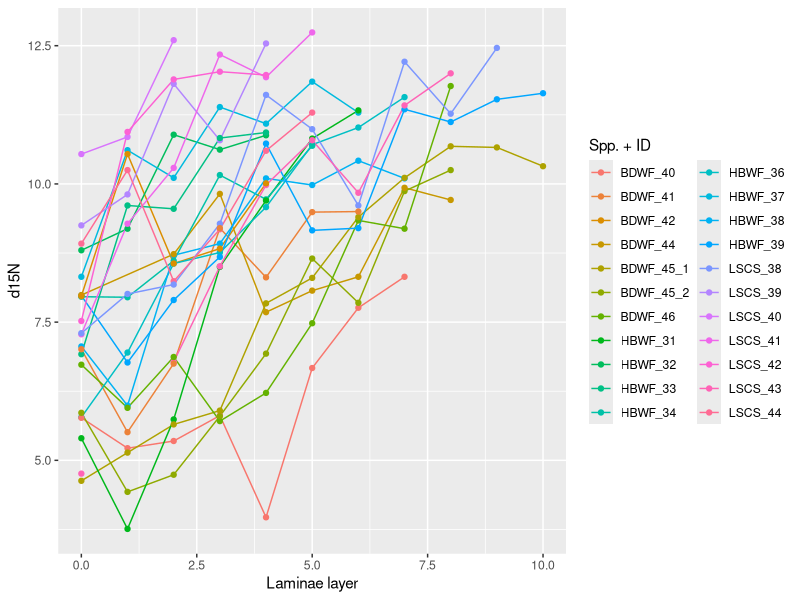
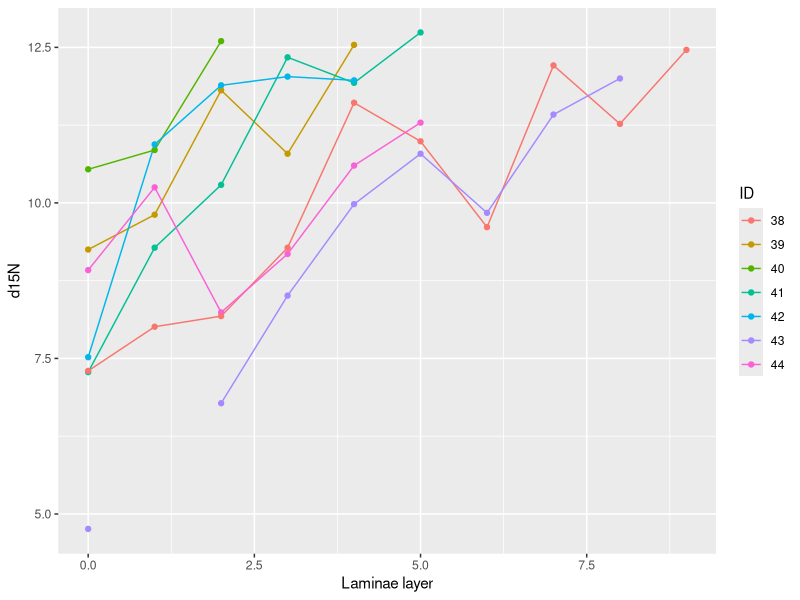
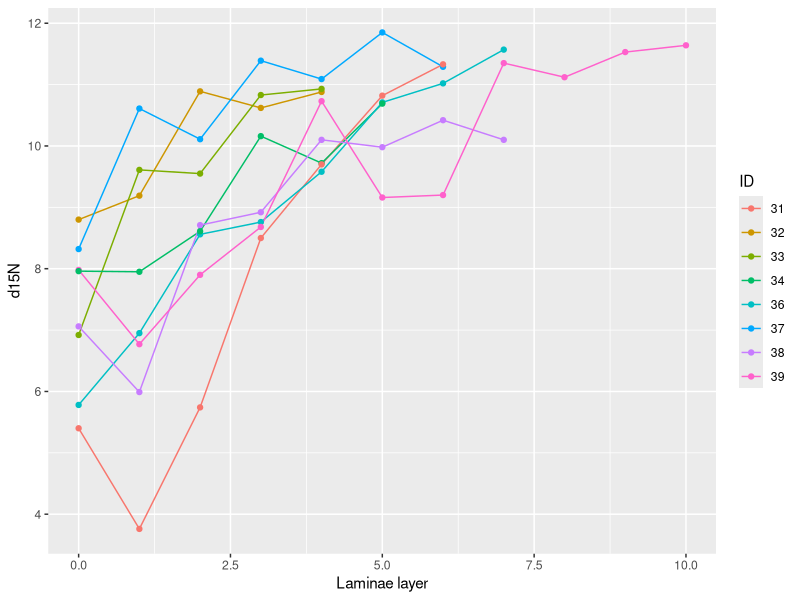
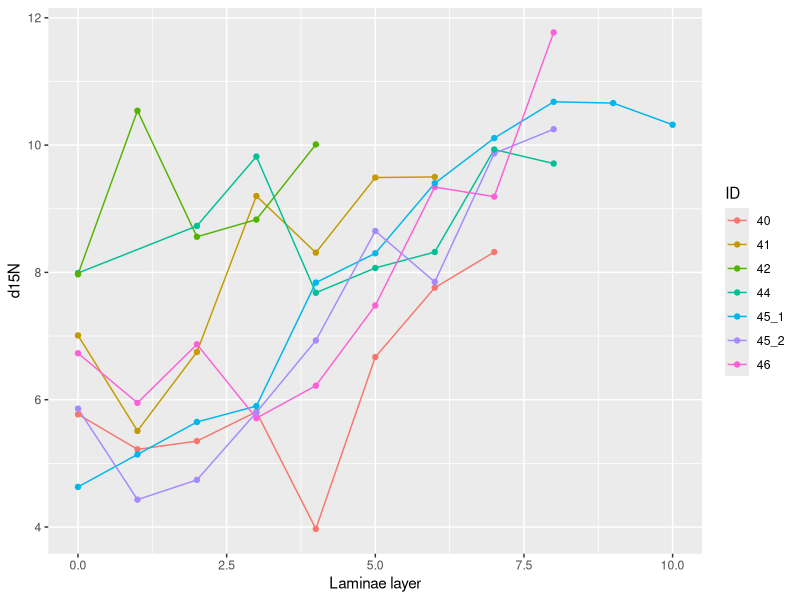
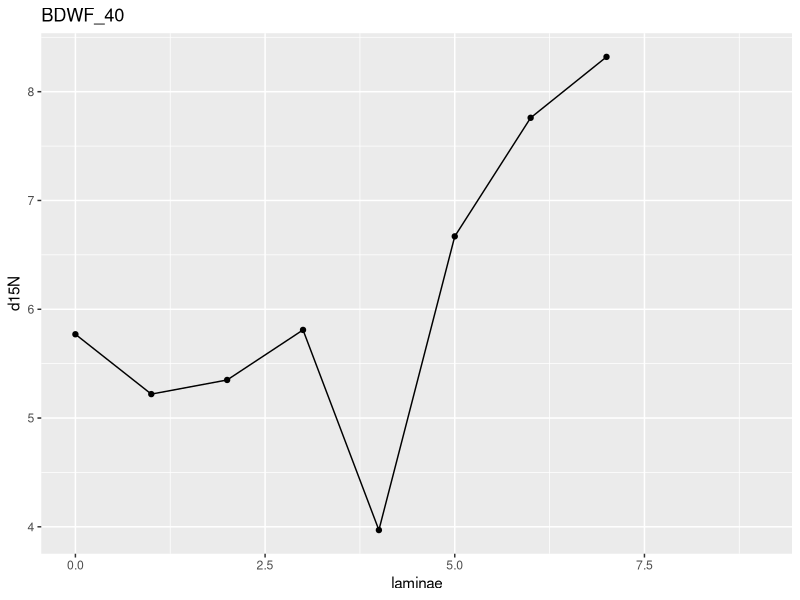
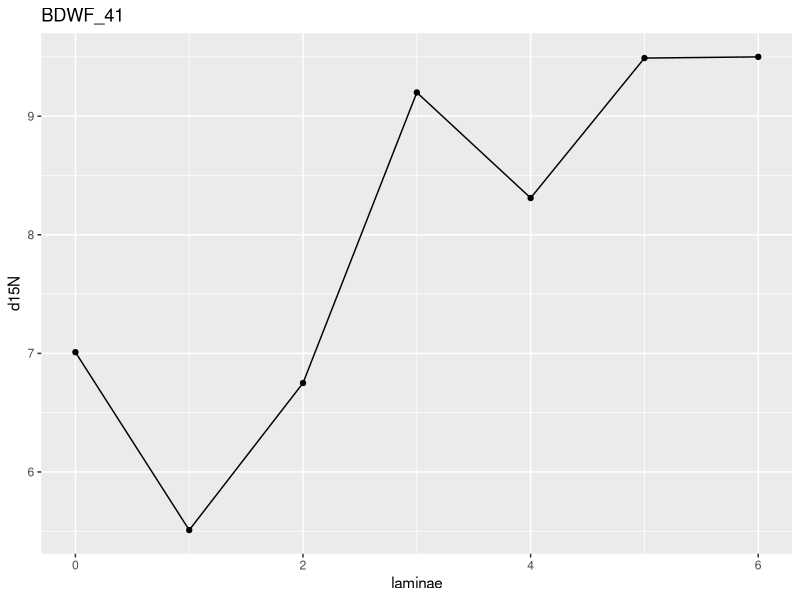
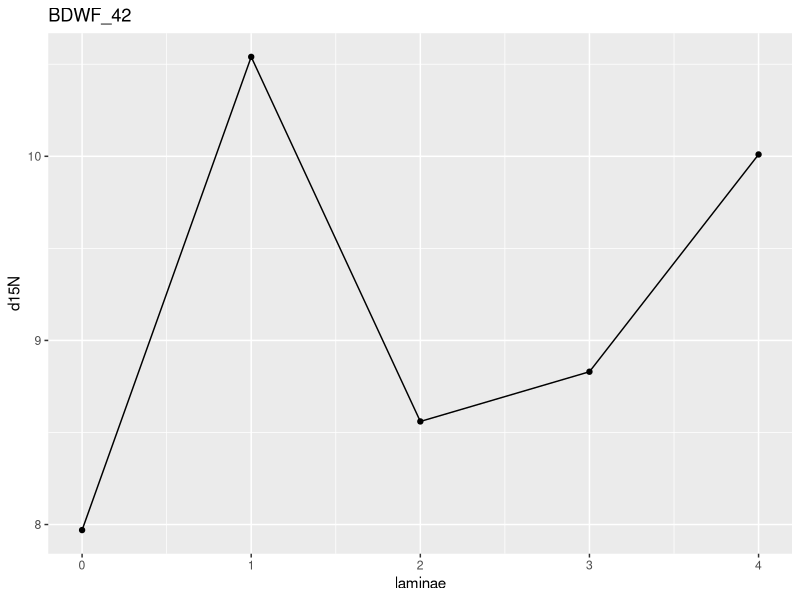
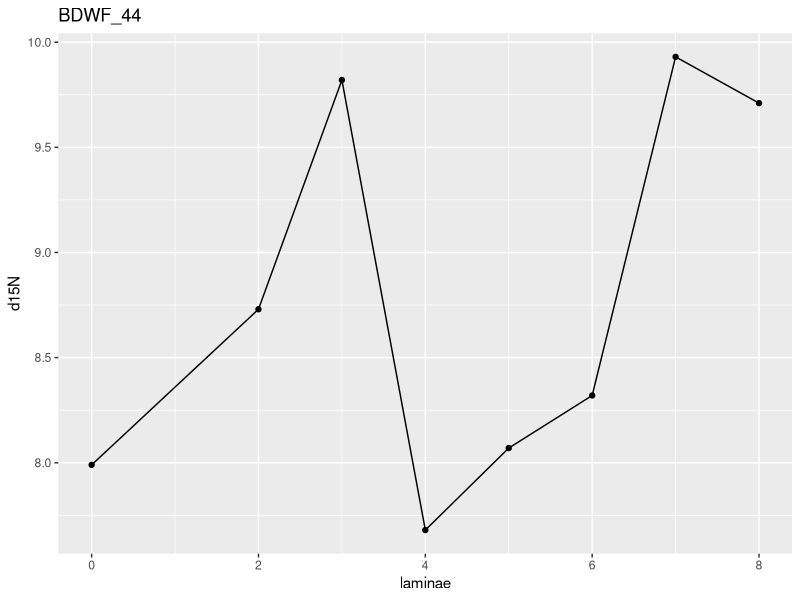

Recreate these plots in R, in order. (Note: this script raises an error after producing the figures.)
### Bulk C/N Stable Isotope Laminae Analysis

library(ggplot2)
library(tidyr)
library(dplyr)
library(ggsci)
library(ggrepel)

rough.df <- read.csv("data/data - Bulk SIA Data.csv", header = T)

head(rough.df)
str(rough.df)

not.so.rough.df <- rough.df %>% select(-c(layer, data_sheet_ID, well_ID, tray_ID, Sample.Name, Sample.Wt., N.Signal, C.Signal, Conc.C, Conc.N, Notes))

data <- not.so.rough.df %>%
  unite("spp_ID", species:ID, sep= "_", remove = FALSE)

data$spp_ID <- as.factor(data$spp_ID)
data$species <- as.factor(data$species)
data$ID <- as.factor(data$ID)
        
head(data)
str(data)

lscs.df <- data %>% filter(species == "LSCS")
bdwf.df <- data %>% filter(species == "BDWF")
hbwf.df <- data %>% filter(species == "HBWF")


# Visualize d15N data

ggplot(data = data, aes(x = laminae, y = d15N, col = spp_ID)) +
  geom_line() +
  geom_point() +
  xlab("Laminae layer") +
  labs(col = "Spp. + ID")

### Least Cisco
ggplot(data = lscs.df, aes(x = laminae, y = d15N, col = ID)) +
  geom_line() +
  geom_point() +
  xlab("Laminae layer") +
  labs(col = "ID")

### Humpback Whitefish
ggplot(data = hbwf.df, aes(x = laminae, y = d15N, col = ID)) +
  geom_line() +
  geom_point() +
  xlab("Laminae layer") +
  labs(col = "ID")

### Broad Whitefish
ggplot(data = bdwf.df, aes(x = laminae, y = d15N, col = ID)) +
  geom_line() +
  geom_point() +
  xlab("Laminae layer") +
  labs(col = "ID")

i=1
for (i in 1:length(unique(data$spp_ID))) {
  test.plot <- ggplot(data = data[data$spp_ID == levels(data$spp_ID)[i],], aes(x=laminae, y=d15N)) +
    geom_line() +
    geom_point() +
    labs(title = levels(data$spp_ID)[i])
  print(test.plot)
}
### Now you can click through the plots in that lower right-hand plot window - There should be 11 of them, 1 for each individual

# Visualize d13C data

ggplot(data = data, aes(x = laminae, y = d13C, col = spp_ID)) +
  geom_line() +
  geom_point() +
  xlab("Laminae layer") +
  labs(col = "Spp. + ID")

### Least Cisco
ggplot(data = lscs.df, aes(x = laminae, y = d13C, col = ID)) +
  geom_line() +
  geom_point() +
  xlab("Laminae layer") +
  labs(col = "ID")

### Humpback Whitefish
ggplot(data = hbwf.df, aes(x = laminae, y = d13C, col = ID)) +
  geom_line() +
  geom_point() +
  xlab("Laminae layer") +
  labs(col = "ID")

### Broad Whitefish
ggplot(data = bdwf.df, aes(x = laminae, y = d13C, col = ID)) +
  geom_line() +
  geom_point() +
  xlab("Laminae layer") +
  labs(col = "ID")

i=1
for (i in 1:length(unique(data$spp_ID))) {
  test.plot <- ggplot(data = data[data$spp_ID == levels(data$spp_ID)[i],], aes(x=laminae, y=d13C)) +
    geom_line() +
    geom_point() +
    labs(title = levels(data$spp_ID)[i])
  print(test.plot)
}


# AFS figures -------------------------------------------------------------

afs.df <- hbwf.df %>% filter(ID %in% c("31","36","38","39"))

id.labs <- c("Humpback Whitefish ID #31","Humpback Whitefish ID #36","Humpback Whitefish ID #38","Humpback Whitefish ID #39")
names(id.labs) <- c("HBWF_31","HBWF_36","HBWF_38","HBWF_39")

ggplot(data = afs.df, aes(x = laminae, y = d15N, color = spp_ID)) +
  geom_point(cex = 5) +
  geom_line(cex = 2, alpha = 0.5) +
  scale_fill_jco() +
  scale_color_jco() +
  geom_point(shape = 21, color = "black", cex = 5) +
  xlab("Laminae Layer") +
  ylab(expression(italic(delta)^15*N~("\211"~" atmospheric "~N[2]~" gas"))) +
  scale_y_continuous(limits=c(3.5,12.5), breaks=seq(4,12,1), expand=c(0,0)) +
  scale_x_continuous(limits = c(0,11), breaks = seq(0,11,1), expand = c(0,0.5)) +
  facet_wrap(~spp_ID, ncol=2, scales="free_y", labeller = labeller(spp_ID = id.labs)) +
  theme(
    panel.background = element_blank(),
    axis.title.x = element_text(size=16, vjust = 0),
    axis.title.y = element_text(size =16),
    axis.text = element_text(size=13, color="black"), 
    strip.text = element_text(size = 13),
    legend.position = "none",
    axis.line=element_line()
  )

ggsave("HBWF_AFS_plot.png", device = "png", dpi = 800)




# URSA Figures ------------------------------------------------------------


average.delta.laminae <- data %>% 
  group_by(species,laminae) %>% 
  summarise(
    "mean.d15N" = mean(d15N, na.rm = T),
    "se.mean.d15N" = sqrt(var(d15N, na.rm = T)),
    "mean.d13C" = mean(d13C, na.rm = T),
    "se.mean.d13C" = sqrt(var(d13C, na.rm = T))
  )
average.delta.laminae

cbPalette <- c("#999999", "#E69F00", "#56B4E9", "#009E73", "#F0E442", "#0072B2", "#D55E00", "#CC79A7")

# Average d15N per lamina 
ggplot(data = average.delta.laminae, aes(x = laminae, y = mean.d15N, color = species)) +
  geom_line(aes(color = species), cex = 1.2, alpha = 0.5, show.legend = F) +
  geom_point(aes(fill = species, shape = species), color = "black", cex = 5) +
  ylab(expression(Average~italic(delta)^15*N~("\211"~" atmospheric "~N[2]))) +
  xlab("Lamina layer") +
  scale_shape_manual(values=c(21,22,24), name = "Species", labels = c("Broad whitefish", "Humpback whitefish", "Least cisco"))+
  scale_fill_manual(values=cbPalette[c(1,6,2)], name = "Species", labels = c("Broad whitefish", "Humpback whitefish", "Least cisco")) +
  scale_color_manual(values=cbPalette[c(1,6,2)]) +
  scale_x_continuous(limits=c(0,10),breaks=seq(0,10,1), expand = c(0,0.2)) +
  scale_y_continuous(limits=c(6,13),breaks=seq(6,13,1), expand = c(0,0.1)) +
  theme(
    panel.background = element_blank(),
    axis.title.x = element_text(size=20),
    axis.title.y = element_text(size =20),
    axis.text = element_text(size=18, color="black"), 
    legend.position = c(0.80, 0.22),
    legend.key = element_rect(fill = "white"),
    legend.text = element_text(size = 18),
    legend.title = element_text(size = 20, face = "bold"),
    axis.line=element_line()
  )

ggsave("figures/URSA_plot_mean.d15n.vs.lamina.layer.png", device = "png", dpi = 800, width = 8, height = 6, units = "in")


# Average d13C per lamina 
ggplot(data = average.delta.laminae, aes(x = laminae, y = mean.d13C)) +
  geom_line(aes(color = species), cex = 1.2, alpha = 0.5, show.legend = F) +
  geom_point(aes(fill = species, shape = species), color = "black", cex = 5) +
  ylab(expression(Average~italic(delta)^13*C~("\211"~" VPDB"))) +
  xlab("Lamina layer") +
  scale_shape_manual(values=c(21,22,24), name = "Species", labels = c("Broad whitefish", "Humpback whitefish", "Least cisco"))+
  scale_fill_manual(values=cbPalette[c(1,6,2)], name = "Species", labels = c("Broad whitefish", "Humpback whitefish", "Least cisco")) +
  scale_color_manual(values=cbPalette[c(1,6,2)]) +
  scale_x_continuous(limits=c(0,10),breaks=seq(0,10,1), expand = c(0,0.2)) +
  scale_y_continuous(limits=c(-27,-21),breaks=seq(-27,-21,1), expand = c(0,0.2)) +
  theme(
    panel.background = element_blank(),
    axis.title.x = element_text(size=20),
    axis.title.y = element_text(size =20),
    axis.text = element_text(size=18, color="black"), 
    legend.position = c(0.80, 0.22),
    legend.key = element_rect(fill = "white"),
    legend.text = element_text(size = 18),
    legend.title = element_text(size = 20, face = "bold"),
    axis.line=element_line()
  )

ggsave("figures/URSA_plot_mean.d13c.vs.lamina.layer.png", device = "png", dpi = 800, width = 8, height = 6, units = "in")


# Average d15N vs Average d13C, by lamina layer
ggplot(data = average.delta.laminae, aes(x = mean.d13C, y = mean.d15N)) +
  geom_path(aes(color = species), cex = 1.2, alpha = 0.5, show.legend = F) +
  geom_point(aes(fill = species, shape = species), color = "black", cex = 5) +
  scale_shape_manual(values=c(21,22,24), name = "Species", labels = c("Broad whitefish", "Humpback whitefish", "Least cisco"))+
  xlab(expression(italic(delta)^13*C~("\211"~" VPDB"))) +
  ylab(expression(italic(delta)^15*N~("\211"~" atmospheric "~N[2]))) +
  scale_fill_manual(values=cbPalette[c(1,6,2)], name = "Species", labels = c("Broad whitefish", "Humpback whitefish", "Least cisco")) +
  scale_color_manual(values=cbPalette[c(1,6,2)]) +
  scale_x_continuous(limits=c(-27,-21),breaks=seq(-27,-21,1), expand = c(0,0.1)) +
  scale_y_continuous(limits=c(6,12.6),breaks=seq(6,12,1), expand = c(0,0.1)) +
  theme(
    panel.background = element_blank(),
    axis.title.x = element_text(size=20),
    axis.title.y = element_text(size =20),
    axis.text = element_text(size=18, color="black"), 
    legend.position = c(0.275, 0.885),
    legend.background = element_blank(),
    legend.key = element_rect(fill = "white"),
    legend.text = element_text(size = 18),
    legend.title = element_text(size = 20, face = "bold"),
    axis.line=element_line()
)

ggsave("figures/URSA_plot_mean.d13c.vs.mean.d15n.png", device = "png", dpi = 800, width = 6, height = 6, units = "in")


# Number of laminae by length
length.dat <- read.csv("data/data.csv")

length.dat <- length.dat %>% 
  unite("spp_ID", species:ID, sep= "_", remove = FALSE) %>% 
  inner_join(data, length.dat, by = "spp_ID")

lin.model.dat <- length.dat %>% 
  group_by(spp_ID) %>% 
  summarize("species" = unique(species.x), "n.laminae" = length(laminae), "length_mm" = unique(length_mm))
lin.model.dat
lin.model.dat[3,3] <- 7
lin.model.dat[4,3] <- 9
lin.model <- lm(n.laminae ~ length_mm, data = lin.model.dat)
summary(lin.model) # Slope significant (p-value = 0.004723); Adjusted R^2 = 0.3306

ggplot(data = lin.model.dat, aes(x = length_mm, y = n.laminae)) +
  geom_abline(color = "black", cex = 1.2, slope = 0.028568, intercept = -1.875996) +
  geom_point(aes(fill = species, shape = species), color = "black", cex = 5) +
  scale_shape_manual(values=c(21,22,24), name = "Species", labels = c("Broad whitefish", "Humpback whitefish", "Least cisco")) +
  scale_fill_manual(values=cbPalette[c(1,6,2)], name = "Species", labels = c("Broad whitefish", "Humpback whitefish", "Least cisco")) +
  scale_x_continuous(limits=c(220,400),breaks=seq(225,400,25), expand = c(0,5)) +
  scale_y_continuous(limits=c(2.8,11.2),breaks=seq(3,11,1), expand = c(0,0.1)) +
  xlab("Fish length (mm)") +
  ylab("Number of laminae") +
  theme(
    panel.background = element_blank(),
    axis.title.x = element_text(size=20),
    axis.title.y = element_text(size =20),
    axis.text = element_text(size=18, color="black"), 
    legend.position = c(0.22, 0.85),
    legend.key = element_rect(fill = "white"),
    legend.text = element_text(size = 18),
    legend.title = element_text(size = 20, face = "bold"),
    axis.line=element_line()
  )

ggsave("figures/URSA_plot_length.vs.n.lamina.png", device = "png", dpi = "retina", width = 6, height = 6, units = "in")



final.df <- data %>% 
  filter(spp_ID %in% c("BDWF_45_1", "HBWF_39", "LSCS_38"))
final.df  

id.labs <- c("Broad Whitefish ID #45","Humpback Whitefish ID #39","Least Cisco ID #39")
names(id.labs) <- c("BDWF_45_1", "HBWF_39", "LSCS_38")

ggplot(data = final.df, aes(x = laminae, y = d15N)) +
  geom_line(aes(color = species), cex = 1.2, alpha = 0.5, show.legend = F) +
  geom_point(aes(fill = species, shape = species), color = "black", cex = 5) +
  scale_shape_manual(values=c(21,22,24))+
  scale_fill_manual(values=cbPalette[c(1,6,2)]) +
  scale_color_manual(values=cbPalette[c(1,6,2)]) +
  xlab("Lamina layer") +
  ylab(expression(italic(delta)^15*N~("\211"~" atmospheric "~N[2]~" gas"))) +
  scale_y_continuous(limits=c(4,13), breaks=seq(4,13,1), expand=c(0,0.2)) +
  scale_x_continuous(limits = c(0,11), breaks = seq(0,11,1), expand = c(0,0.5)) +
  facet_wrap(~spp_ID, nrow = 1, scales="free_y", labeller = labeller(spp_ID = id.labs)) +
  theme(
    panel.background = element_blank(),
    axis.title.x = element_text(size=20),
    axis.title.y = element_text(size =20),
    axis.text = element_text(size=18, color="black"), 
    strip.text = element_text(size = 18),
    legend.position = "none",
    axis.line=element_line()
  )

ggsave("figures/example.d15n.vs.lamina.layer.png", device = "png", dpi = 800, width = 11.5, height = 4.2, units = "in")


# 10 well-chosen samples --------------------------------------------------

test2 <- data %>% 
  group_by(spp_ID) %>% 
  summarise(
    "lamina" = max(laminae),
    "d15N" = d15N[1],
    "d13C" = d13C[1]
  )

ggplot(data = test2, aes(x = d13C, y = d15N, color = factor(lamina), label = spp_ID)) +
  geom_point() +
  geom_label_repel(box.padding = 0.2, color = "black")
